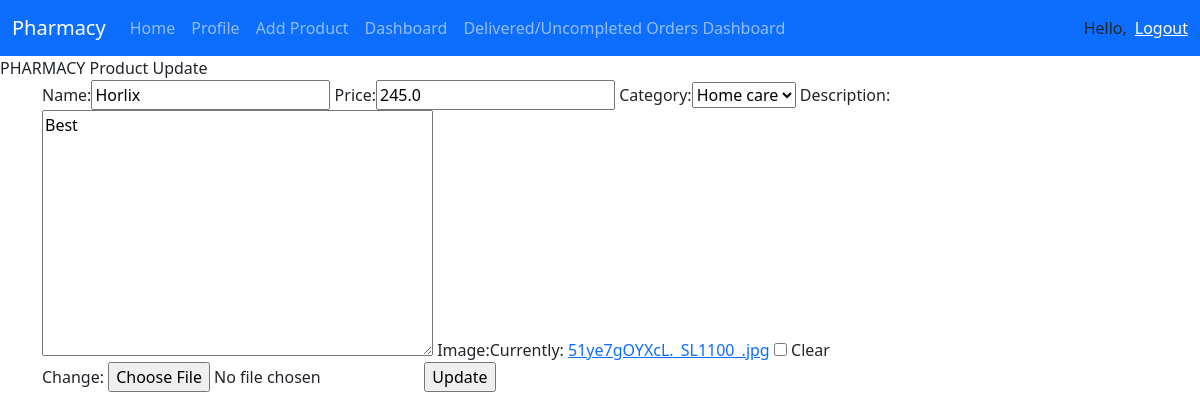
The app's page /pharmacy/product/edit/1, older data.
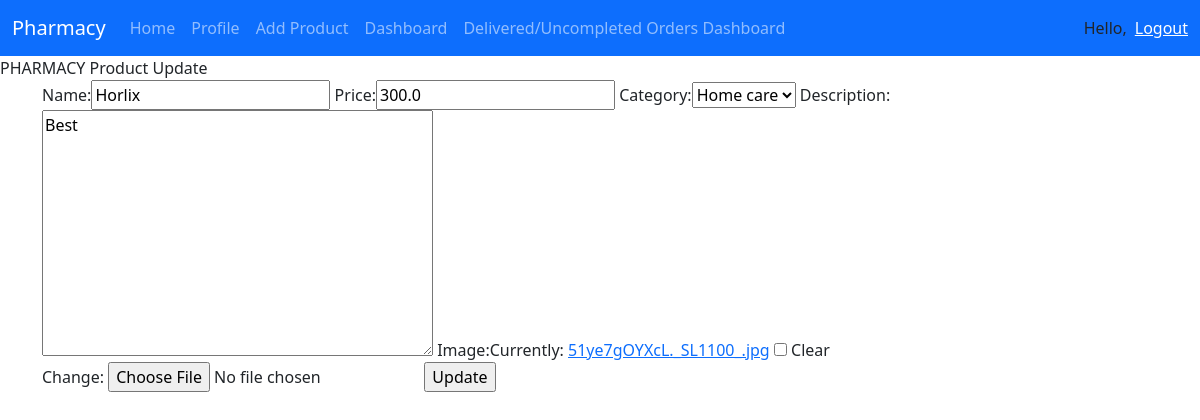
The same page, newer data.
### pharmacy/models.py (models this page shows, shortened)
class Product(models.Model):
    shop = models.ForeignKey(Pharmacy, on_delete=models.CASCADE, default=1)
    name = models.CharField(max_length=200, null=True)
    price = models.FloatField(null=True)
    category = models.ForeignKey(Category, on_delete=models.CASCADE, default=1)
    description = models.TextField(null=True, blank=True)
    date_created = models.DateTimeField(auto_now_add=True, null=True)
    image = models.ImageField(null=True, blank=True,
                              default='productdefault.png')

class Category(models.Model):
    name = models.CharField(max_length=20)
    def __str__(self):
        return self.name

### pharmacy/views.py (the view)
# urls.py: path('pharmacy/product/edit/<str:id>', views.pharmacyProductUpdate,
def pharmacyProductUpdate(request, id):
    product = Product.objects.get(id=id)
    form = CreateProductForm(instance=product)
    if request.method == 'POST':
        form = CreateProductForm(request.POST, instance=product)
        if form.is_valid():
            form.save()
        return redirect('pharmacy_home')
    context = {'form': form}
    return render(request, 'pharmacy/pharmacyProductUpdate.html', context)

### pharmacy/form.py
class CreateProductForm(ModelForm):
    class Meta:
        model = Product
        fields = ['name', 'price', 'category', 'description', 'image']

### pharmacy/templates/pharmacy/pharmacyProductUpdate.html (shortened to what this page needs)
{%extends 'pharmacy/pharmacyBase.html'%}
{%block content%}
PHARMACY Product Update
<div class="container">
    <form method="POST">
        {{form}}
        <input type="submit" value="Update">
    </form>
</div>
{%endblock%}

Row changes from the older to the newer data that the page shows:
changed Product "Home care": price "245.0" → "300.0"
